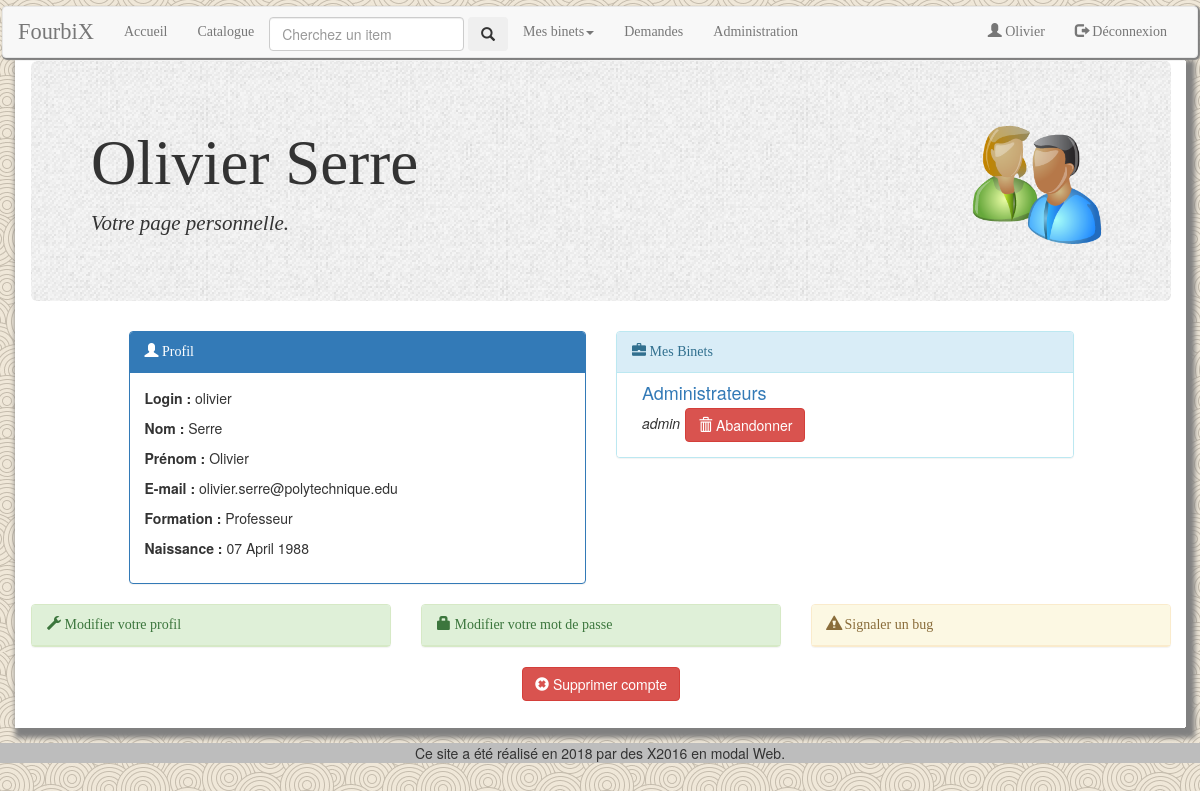
Screenshot of /index.php?page=utilisateur (signed in) with the database file from the repository.
### tables this page shows
CREATE TABLE `utilisateurs` (
  `prenom` varchar(64) NOT NULL,
  `nom` varchar(64) NOT NULL,
  `formation` varchar(64) NOT NULL,
  `email` varchar(128) NOT NULL,
  `login` varchar(64) NOT NULL,
  `password` varchar(40) NOT NULL,
  `naissance` date NOT NULL COMMENT 'Pour savoir si la personne est majeure.'
);

CREATE TABLE `membres` (
  `id` int(11) NOT NULL,
  `utilisateur` varchar(64) NOT NULL,
  `binet` varchar(64) NOT NULL,
  `role` varchar(64) NOT NULL
);

### class/Utilisateur.php (called while the page is built, shortened)
<?php
class Utilisateur {
    public static function getUtilisateur($dbh, $login) {
        $query = "SELECT * FROM `utilisateurs` WHERE `login` = ?;";
        $sth = $dbh->prepare($query);
        $sth->setFetchMode(PDO::FETCH_CLASS, 'Utilisateur');
        $sth->execute(array($login));
        $user = $sth->fetch();
        return $user;
    }
    public static function isAdmin($dbh, $login){
        $query="SELECT `login` FROM `utilisateurs` WHERE `login` IN (SELECT `utilisateur` FROM `membres` WHERE `membres`.`role`='admin' AND `membres`.`binet`='Administrateurs') AND `login`=?;";
        $sth=$dbh->prepare($query);
        $sth->execute(array($login));
        return $sth->rowCount()==1;
    }
}

### class/Binet.php (called while the page is built, shortened)
<?php
class Binet{
    public static function getBinetsByUser($dbh, $login){
        $query = "SELECT id, binet, role, image FROM membres, binets WHERE utilisateur = ? AND membres.binet = binets.nom ORDER BY binet ASC";
        $sth = $dbh->prepare($query);
        $sth->execute(array($login));
        $mesBinets = array();
        while($binet=$sth->fetch()){
            array_push($mesBinets, $binet);
        }
        return $mesBinets;
    }
}

### contents/utilisateur.php (the view, shortened to what this page needs)
<?php
$user = Utilisateur::getUtilisateur($dbh, $_SESSION['login']);
?>
<div class="container">
    <div class="jumbotron">
    	<img src='images/logo/utilisateur-logo.png' alt='utilisateur-logo.png' class='pageLogo'>
        <h1><?php echo $user->prenom . " " . $user->nom ?></h1>
        <p>Votre page personnelle.</p>
    </div>
	<div class="row">
		<div class="col-md-5 col-md-offset-1">
			<div class="panel panel-primary">
				<div class="panel-heading"><span class="glyphicon glyphicon-user"></span> Profil</div>
				<div class="panel-body">
					<p><b>Login :</b> <?php echo htmlspecialchars($user->login); ?></p>
					<p><b>Nom :</b> <?php echo htmlspecialchars($user->nom); ?></p>
					<p><b>Prénom :</b> <?php echo htmlspecialchars($user->prenom); ?></p>
					<p><b>E-mail :</b> <?php echo htmlspecialchars($user->email); ?></p>
					<p><b>Formation :</b> <?php echo htmlspecialchars($user->formation); ?></p>
					<p><b>Naissance :</b> <?php echo date_format(date_create($user->naissance), 'd F Y'); ?></p>
				</div>
			</div>
		</div>
		<div class="col-md-5">
			<div class="panel panel-info">
				<div class="panel-heading"><span class="glyphicon glyphicon-briefcase"></span> Mes Binets</div>
				<ul class="list-group">
				<?php
					$mesBinets = Binet::getBinetsByUser($dbh, $user->login);
					$mesBinetsGrouped = array();
					foreach ($mesBinets as $binet) {
						if(isset($mesBinetsGrouped[$binet['binet']]))
							array_push($mesBinetsGrouped[$binet['binet']]['roles'], array('role' => $binet['role'], 'id' => $binet['role']));
						else{
							$mesBinetsGrouped[$binet['binet']] = array('binet' => $binet['binet'],
																		'image' => $binet['image'],
																		'roles' =>  array(array('role' => $binet['role'], 'id' => $binet['id'])));
						}
					}
					foreach ($mesBinetsGrouped as $binet) {
						if($binet['binet'] != 'Administrateurs')
							$page = 'index.php?page=binet&pageBinet=' . htmlspecialchars($binet['binet']);
						else
							$page = 'index.php?page=administration';
						echo "<li class='list-group-item'><div class='media'>";
						echo "<div class='media-left media-top'><a href='" . $page . "'><img src='images/binets/" . htmlspecialchars($binet['image']) . "' alt='" . htmlspecialchars($binet['image']) . "' class='image-binet-catalogue' /></a></div>";
						echo "<div class='media-body'><h4 class='media-heading'><a href='" . $page . "'>" . htmlspecialchars($binet['binet']) . "</a></h4>";
						echo "<ul style='list-style-type: none; padding: 0;'>";
						foreach ($binet['roles'] as $role) {
							echo "<li style='margin-bottom: 5px;'><span style='font-style: italic; margin-right: 5px; display: inline-block;'>" . htmlspecialchars($role['role']) . "</span>";
							echo "<form method='post' action='index.php?page=utilisateur' style='display: inline-block'><button type='submit' class='btn btn-danger' name='abandonnerBinet' value='" . htmlspecialchars($role['id']) . "' onclick='return confirm(\"Voulez-vous quitter le binet ce binet ?\")'><span class='glyphicon glyphicon-trash'></span> Abandonner</button></form></li>";
						}
						echo "</ul></div></div></li>";
					}
				?>
				</ul>
			</div>
		</div>
	</div>
	<div class="row">
		<div class="col-md-4">
			<div class="panel panel-success">
				<div class="panel-heading isClickable" data-toggle="collapse" data-target="#update-form">
					<span class="glyphicon glyphicon-wrench"></span> Modifier votre profil
				</div>
			</div>
		</div>
		<div class="col-md-4">
			<div class="panel panel-success">
				<div class="panel-heading isClickable" data-toggle="collapse" data-target="#mdp-form">
					<span class="glyphicon glyphicon-lock"></span> Modifier votre mot de passe
				</div>
			</div>
		</div>
		<div class="col-md-4">
			<div class="panel panel-warning">
				<div class="panel-heading isClickable" data-toggle="collapse" data-target="#bug-form">
					<span class="glyphicon glyphicon-alert"></span> Signaler un bug
				</div>
			</div>
		</div>
	</div>
	<div class="row">
		<div class="col-md-2 col-md-offset-5" style="text-align:center">
			<form method='post' action='index.php?page=utilisateur'>
				<button type='submit' class='btn btn-danger' name='suprimmerCompte' value='true' onclick='return confirm("Voulez-vous supprimer votre compte ?")';><span class='glyphicon glyphicon-remove-sign'></span> Supprimer compte</button>
			</form>
		</div>
		<br/><br/><br/>
	</div>
</div>

### forms/utils.php (shortened to what this page needs)
<?php
function generateHTMLHeader($titre, $linkCSS) {
    echo <<<CHAINE_DE_FIN
<!DOCTYPE html>
<html>
   <head>
        <meta charset="UTF-8"/>
        <meta name="viewport" content="width=device-width, initial-scale=1">
        <link href="bootstrap/css/bootstrap.css" rel="stylesheet">
        <link rel="stylesheet" type="text/css" href="$linkCSS">
        <link rel="icon" type="image/x-icon" href="images/logo/favicon.ico" />
        <link rel="icon" type="image/png" href="images/logo/favicon.png" />
        <script type="text/javascript" src="js/jquery-1.11.0.min.js"></script>
        <script type="text/javascript" src="js/code.js"></script>
        <script type="text/javascript" src="js/sorttable.js"></script>
        <script type="text/javascript" src="bootstrap/js/bootstrap.js"></script>
        <script type="text/javascript" src="bootstrap/js/jquery.js"></script>
        <script type="text/javascript" src="bootstrap/js/npm.js"></script>
        <title>$titre</title>
    </head>
        <body>
            <div class='upperNavBar'>
            </div>
CHAINE_DE_FIN;
}
function generateHTMLFooter(){
    echo <<< CHAINE_DE_FIN
    </body>
    <footer class="page-footer font-small pt-4 mt-4">
        <div class="footer-copyright py-3 text-center">
            Ce site a été réalisé en 2018 par des X2016 en modal Web.
        </div>
    </footer>
</html>
CHAINE_DE_FIN;
}
function generateNavBar($dbh, $isLogged){
    if (!$isLogged){
        echo <<< CHAINE_DE_FIN
    <nav class="navbar navbar-default" role="navigation" style="margin:2px">
        <div class="container-fluid">
            <div class="navbar-header">
                <button type="button" class="navbar-toggle collapsed" data-toggle="collapse" data-target="#navbar" aria-expanded="false">
                    <span class="sr-only">Toggle navitagion</span>
                    <span class="icon-bar"></span>
                    <span class="icon-bar"></span>
                    <span class="icon-bar"></span>
                </button>
                <a class="navbar-brand titreSite" href="index.php">FourbiX</a>
            </div>
            <div class="navbar-collapse collapse" id="navbar">
                <ul class="nav navbar-nav">
                    <li><a href="index.php?page=accueil">Accueil</a></li>
                    <li style=margin-top:10px>
                </ul>
                <ul class="nav navbar-nav navbar-right">
                    <li><a href="index.php?page=inscription"><span class="glyphicon glyphicon-user"></span> S'inscrire</a></li>
                    <li><a href="index.php?page=accueil"><span class="glyphicon glyphicon-log-in"></span> Connexion</a></li>
                </ul>
            </div>
        </div>
    </nav>
CHAINE_DE_FIN;
    } else{
        $login= htmlspecialchars($_SESSION["login"]);
        $isAdmin= Utilisateur::isAdmin($dbh, $login);
            echo <<< CHAINE_DE_FIN
    <nav class="navbar navbar-default" role="navigation" style="margin:2px">
        <div class="container-fluid">
            <div class="navbar-header">
                <button type="button" class="navbar-toggle collapsed" data-toggle="collapse" data-target="#navbar" aria-expanded="false">
                    <span class="sr-only">Toggle navitagion</span>
                    <span class="icon-bar"></span>
                    <span class="icon-bar"></span>
                    <span class="icon-bar"></span>
                </button>
                <a class="navbar-brand titreSite" href="index.php">FourbiX</a>
            </div>
            <div class="navbar-collapse collapse" id="navbar">
                <ul class="nav navbar-nav navbar-left">
                    <li><a href="index.php?page=accueil">Accueil</a></li>
                    <li><a href="index.php?page=catalogue">Catalogue</a></li>
                    <li style=margin-top:10px>
                    <form class="form-inline" method="get" action="index.php">
                        <input class="form-control mr-sm-2" type="search" name="search" placeholder="Cherchez un item" aria-label="Search">
                        <button class="btn btn-outline-success my-2 my-sm-0" type="submit" value="search" name="page"><span class="glyphicon glyphicon-search"></span></button>
                    </form></li>
                    <li class='dropdown'><a href="#" class="dropdown-toggle" data-toggle="dropdown" role="button" aria-haspopup="true" aria-expanded="false">Mes binets<span class="caret"></span></a>
                        <ul class="dropdown-menu">
CHAINE_DE_FIN;
            echo <<< CHAINE_DE_FIN
                        </ul>
                    </li>
                    <li><a href="index.php?page=demandes">Demandes</a></li>
CHAINE_DE_FIN;
            if ($isAdmin){
                echo <<< CHAINE_DE_FIN
                    <li><a href="index.php?page=administration">Administration</a></li>
CHAINE_DE_FIN;
            }
            $prenom = Utilisateur::getUtilisateur($dbh, $login)->prenom;
            echo <<< CHAINE_DE_FIN
                </ul>
                <ul class="nav navbar-nav navbar-right">
                    <li><a href="index.php?page=utilisateur"><span class="glyphicon glyphicon-user"></span> $prenom</a></li>
                    <li><a href="index.php?todo=logout&page=accueil"><span class="glyphicon glyphicon-log-out"></span> Déconnexion</a></li>
                </ul>
            </div>
        </div>
    </nav>
CHAINE_DE_FIN;
    }
}
?>

### css/style.css (style rules this page uses)
body { background: url('../images/logo/background/background-marron.png') repeat fixed; }
.navbar { box-shadow: 1px 1px 1px 1px grey; }
.navbar li a { font-family:fantasy, serif; }
footer { margin-top:15px; bottom:2px; width:100%; }
.container { background-color:white; }
.jumbotron { background: url('../images/logo/jumbotron-background.jpg') repeat fixed; }
.jumbotron h1 { font-family: "Jazz LET", serif; }
.jumbotron p { font-family: "Marker Felt", serif; font-style:italic; }
.pageLogo { float:right; max-height:150px; max-width:150px; }
.titreSite { text-align:center; font-family: 'progress','Jazz LET', Impact, fantsy, serif; font-size:1.6em; }
.panel-heading { font-family: fantasy, serif; }
footer { background-color: #bdbdbd; }

### rows the page displays
utilisateurs: prenom "Olivier", nom "Serre", login "olivier", email "olivier.serre@polytechnique.edu", formation "Professeur", naissance "07 April 1988"
membres: role "admin", $role['id'] 14 (drawn)

### other values shown
$binet['binet'] "Administrateurs"
